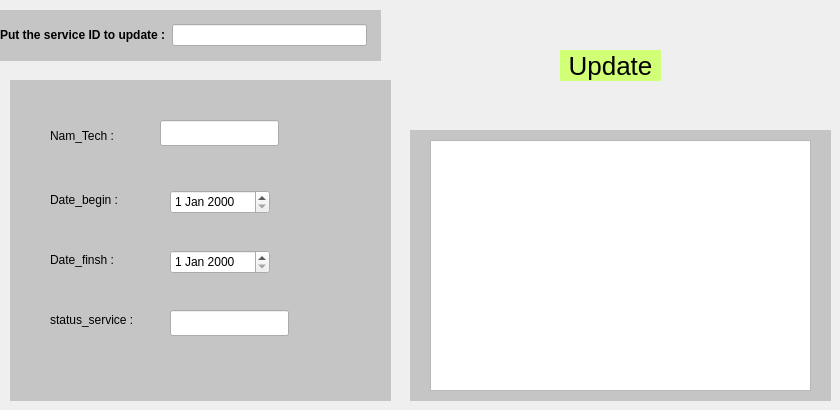
        <widget class="QWidget" name="clients">
         <widget class="QLabel" name="label_18">
          <property name="geometry">
           <rect>
            <x>0</x>
            <y>10</y>
            <width>381</width>
            <height>51</height>
           </rect>
          </property>
          <property name="styleSheet">
           <string notr="true">
background-color: rgb(197, 197, 197);</string>
          </property>
          <property name="text">
           <string/>
          </property>
         </widget>
         <widget class="QPushButton" name="update">
          <property name="geometry">
           <rect>
            <x>560</x>
            <y>50</y>
            <width>101</width>
            <height>31</height>
           </rect>
          </property>
          <property name="styleSheet">
           <string notr="true">QPushButton{
font-family: 'Sans-Serif';
 font-size: 26px;    
	background-color: rgb(209, 255, 117);
border-radius:25px;


}</string>
          </property>
          <property name="text">
           <string>Update</string>
          </property>
         </widget>
         <widget class="QLabel" name="label_19">
          <property name="geometry">
           <rect>
            <x>410</x>
            <y>130</y>
            <width>421</width>
            <height>271</height>
           </rect>
          </property>
          <property name="styleSheet">
           <string notr="true">
background-color: rgb(197, 197, 197);</string>
          </property>
          <property name="text">
           <string/>
          </property>
         </widget>
         <widget class="QTableView" name="tableView_2">
          <property name="geometry">
           <rect>
            <x>430</x>
            <y>140</y>
            <width>381</width>
            <height>251</height>
           </rect>
          </property>
         </widget>
         <widget class="QLabel" name="label_22">
          <property name="geometry">
           <rect>
            <x>10</x>
            <y>80</y>
            <width>381</width>
            <height>321</height>
           </rect>
          </property>
          <property name="styleSheet">
           <string notr="true">
background-color: rgb(197, 197, 197);</string>
          </property>
          <property name="text">
           <string/>
          </property>
         </widget>
         <widget class="QWidget" name="layoutWidget_2">
          <property name="geometry">
           <rect>
            <x>0</x>
            <y>20</y>
            <width>367</width>
            <height>30</height>
           </rect>
          </property>
          <layout class="QHBoxLayout" name="horizontalLayout_4">
           <item>
            <widget class="QLabel" name="label_7">
             <property name="styleSheet">
              <string notr="true">background-color: rgb(197, 197, 197);</string>
             </property>
             <property name="text">
              <string>&lt;html&gt;&lt;head/&gt;&lt;body&gt;&lt;p&gt;&lt;span style=&quot; font-weight:700;&quot;&gt;Put the service ID to update :&lt;/span&gt;&lt;/p&gt;&lt;/body&gt;&lt;/html&gt;</string>
             </property>
            </widget>
           </item>
           <item>
            <widget class="QLineEdit" name="lineEdit_4"/>
           </item>
          </layout>
         </widget>
         <widget class="QLabel" name="label_24">
          <property name="geometry">
           <rect>
            <x>50</x>
            <y>250</y>
            <width>76</width>
            <height>20</height>
           </rect>
          </property>
          <property name="styleSheet">
           <string notr="true">QPushButton{
font-family: 'Sans-Serif';
 font-size: 26px;    
	background-color: rgb(209, 255, 117);
border-radius:25px;


}
background-color: rgb(197, 197, 197);</string>
          </property>
          <property name="text">
           <string>Date_finsh :</string>
          </property>
         </widget>
         <widget class="QLineEdit" name="lineEdit_7">
          <property name="geometry">
           <rect>
            <x>170</x>
            <y>310</y>
            <width>119</width>
            <height>26</height>
           </rect>
          </property>
         </widget>
         <widget class="QLabel" name="label_25">
          <property name="geometry">
           <rect>
            <x>50</x>
            <y>190</y>
            <width>83</width>
            <height>20</height>
           </rect>
          </property>
          <property name="styleSheet">
           <string notr="true">QPushButton{
font-family: 'Sans-Serif';
 font-size: 26px;    
	background-color: rgb(209, 255, 117);
border-radius:25px;


}
background-color: rgb(197, 197, 197);</string>
          </property>
          <property name="text">
           <string>Date_begin :</string>
          </property>
         </widget>
         <widget class="QDateEdit" name="dateEdit_3">
          <property name="geometry">
           <rect>
            <x>170</x>
            <y>190</y>
            <width>100</width>
            <height>24</height>
           </rect>
          </property>
         </widget>
         <widget class="QLabel" name="label_26">
          <property name="geometry">
           <rect>
            <x>50</x>
            <y>310</y>
            <width>96</width>
            <height>20</height>
           </rect>
          </property>
          <property name="styleSheet">
           <string notr="true">QPushButton{
font-family: 'Sans-Serif';
 font-size: 26px;    
	background-color: rgb(209, 255, 117);
border-radius:25px;


}
background-color: rgb(197, 197, 197);</string>
          </property>
          <property name="text">
           <string>status_service :</string>
          </property>
         </widget>
         <widget class="QLineEdit" name="lineEdit_8">
          <property name="geometry">
           <rect>
            <x>160</x>
            <y>120</y>
            <width>119</width>
            <height>26</height>
           </rect>
          </property>
         </widget>
         <widget class="QDateEdit" name="dateEdit_4">
          <property name="geometry">
           <rect>
            <x>170</x>
            <y>250</y>
            <width>100</width>
            <height>24</height>
           </rect>
          </property>
         </widget>
         <widget class="QLabel" name="label_27">
          <property name="geometry">
           <rect>
            <x>50</x>
            <y>120</y>
            <width>91</width>
            <height>31</height>
           </rect>
          </property>
          <property name="styleSheet">
           <string notr="true">QPushButton{
font-family: 'Sans-Serif';
 font-size: 26px;    
	background-color: rgb(209, 255, 117);
border-radius:25px;


}
background-color: rgb(197, 197, 197);</string>
          </property>
          <property name="text">
           <string>Nam_Tech :</string>
          </property>
         </widget>
        </widget>
